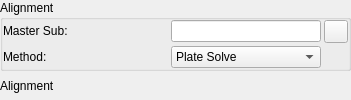
      <widget class="MinimizeWidget" name="AlignmentMinimizeWidget">
       <layout class="QVBoxLayout" name="AlignmentUnusedVerticalLayout">
        <property name="spacing">
         <number>0</number>
        </property>
        <property name="leftMargin">
         <number>0</number>
        </property>
        <property name="topMargin">
         <number>0</number>
        </property>
        <property name="rightMargin">
         <number>0</number>
        </property>
        <property name="bottomMargin">
         <number>0</number>
        </property>
        <item>
         <widget class="QGroupBox" name="AlignmentGroupBox">
          <property name="sizePolicy">
           <sizepolicy hsizetype="Expanding" vsizetype="Fixed">
            <horstretch>0</horstretch>
            <verstretch>0</verstretch>
           </sizepolicy>
          </property>
          <property name="title">
           <string>Alignment</string>
          </property>
          <property name="flat">
           <bool>false</bool>
          </property>
          <layout class="QGridLayout" name="gridLayout_5" columnstretch="0,1,0">
           <property name="leftMargin">
            <number>0</number>
           </property>
           <property name="topMargin">
            <number>0</number>
           </property>
           <property name="rightMargin">
            <number>0</number>
           </property>
           <property name="bottomMargin">
            <number>0</number>
           </property>
           <property name="spacing">
            <number>3</number>
           </property>
           <item row="1" column="1">
            <widget class="QComboBox" name="AlignMethod">
             <property name="sizePolicy">
              <sizepolicy hsizetype="Fixed" vsizetype="Fixed">
               <horstretch>247</horstretch>
               <verstretch>0</verstretch>
              </sizepolicy>
             </property>
             <property name="minimumSize">
              <size>
               <width>150</width>
               <height>0</height>
              </size>
             </property>
             <property name="toolTip">
              <string>&lt;html&gt;&lt;head/&gt;&lt;body&gt;&lt;p&gt;Alignment Method:&lt;/p&gt;&lt;p&gt;- None. No alignment is performed. Useful for stacking darks and flats.&lt;/p&gt;&lt;p&gt;- Plate Solve. Subs will be plate solved in order to align them prior to stacking.&lt;/p&gt;&lt;/body&gt;&lt;/html&gt;</string>
             </property>
             <item>
              <property name="text">
               <string>Plate Solve</string>
              </property>
             </item>
             <item>
              <property name="text">
               <string>None</string>
              </property>
             </item>
            </widget>
           </item>
           <item row="0" column="1">
            <widget class="QLineEdit" name="AlignMaster">
             <property name="sizePolicy">
              <sizepolicy hsizetype="MinimumExpanding" vsizetype="Fixed">
               <horstretch>0</horstretch>
               <verstretch>0</verstretch>
              </sizepolicy>
             </property>
             <property name="minimumSize">
              <size>
               <width>100</width>
               <height>0</height>
              </size>
             </property>
             <property name="toolTip">
              <string>&lt;html&gt;&lt;head/&gt;&lt;body&gt;&lt;p&gt;The sub to use as reference to align all other subs.&lt;/p&gt;&lt;/body&gt;&lt;/html&gt;</string>
             </property>
             <property name="clearButtonEnabled">
              <bool>true</bool>
             </property>
            </widget>
           </item>
           <item row="1" column="0">
            <widget class="QLabel" name="AlignMethodLabel">
             <property name="sizePolicy">
              <sizepolicy hsizetype="Fixed" vsizetype="Fixed">
               <horstretch>0</horstretch>
               <verstretch>0</verstretch>
              </sizepolicy>
             </property>
             <property name="minimumSize">
              <size>
               <width>165</width>
               <height>0</height>
              </size>
             </property>
             <property name="toolTip">
              <string>&lt;html&gt;&lt;head/&gt;&lt;body&gt;&lt;p&gt;Alignment Method:&lt;/p&gt;&lt;p&gt;- None. No alignment is performed. Useful for stacking darks and flats.&lt;/p&gt;&lt;p&gt;- Plate Solve. Subs will be plate solved in order to align them prior to stacking.&lt;/p&gt;&lt;/body&gt;&lt;/html&gt;</string>
             </property>
             <property name="text">
              <string>Method:</string>
             </property>
             <property name="buddy">
              <cstring>AlignMethod</cstring>
             </property>
            </widget>
           </item>
           <item row="0" column="0">
            <widget class="QLabel" name="AlignMasterSubLabel">
             <property name="sizePolicy">
              <sizepolicy hsizetype="Fixed" vsizetype="Fixed">
               <horstretch>0</horstretch>
               <verstretch>0</verstretch>
              </sizepolicy>
             </property>
             <property name="minimumSize">
              <size>
               <width>165</width>
               <height>0</height>
              </size>
             </property>
             <property name="toolTip">
              <string>The sub to use as reference to align all other subs.</string>
             </property>
             <property name="text">
              <string>Master Sub:</string>
             </property>
             <property name="buddy">
              <cstring>AlignMaster</cstring>
             </property>
            </widget>
           </item>
           <item row="0" column="2">
            <widget class="QToolButton" name="AlignMasterB">
             <property name="sizePolicy">
              <sizepolicy hsizetype="Fixed" vsizetype="Fixed">
               <horstretch>0</horstretch>
               <verstretch>0</verstretch>
              </sizepolicy>
             </property>
             <property name="toolTip">
              <string>&lt;html&gt;&lt;head/&gt;&lt;body&gt;&lt;p&gt;File chooser dialog for Alignment Master&lt;/p&gt;&lt;/body&gt;&lt;/html&gt;</string>
             </property>
             <property name="text">
              <string/>
             </property>
             <property name="icon">
              <iconset theme="document-open"/>
             </property>
            </widget>
           </item>
          </layout>
         </widget>
        </item>
        <item>
         <widget class="QLabel" name="AlignmentMinimized">
          <property name="toolTip">
           <string>Configure alignment options in this section.</string>
          </property>
          <property name="text">
           <string>Alignment</string>
          </property>
         </widget>
        </item>
       </layout>
      </widget>
